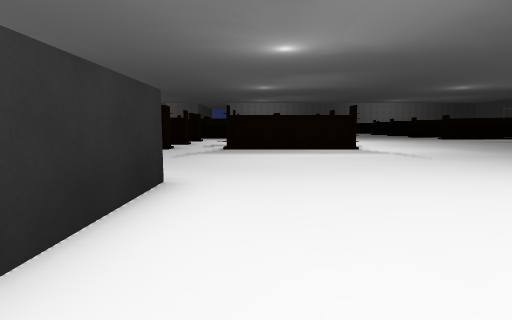
view 1 (above)

20 first-person views from a walk through a Unity game level. The camera is 1.3 m above the floor, tilts 6° down and sees 80° across. The floor is counted in squares, 2 m on a side. Each view is taken from the middle of a square. On the plan, view 1 faces up. The plan holds only what a view shows up to about 10 squares ahead; the rest is blank. The place goes on beyond the plan.

view 2
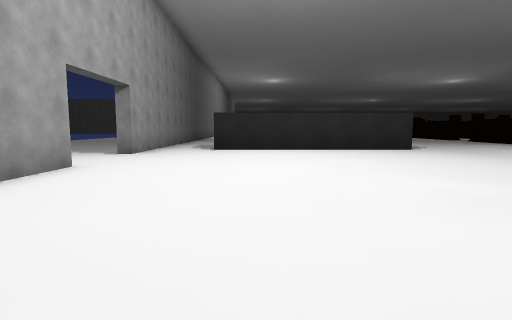

view 3
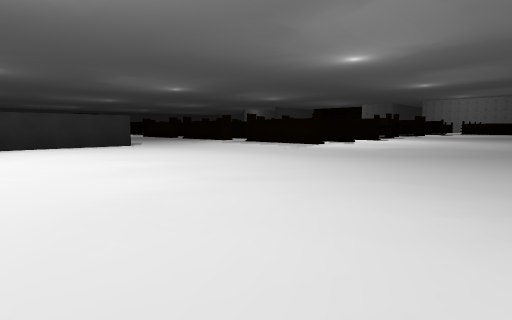

view 4
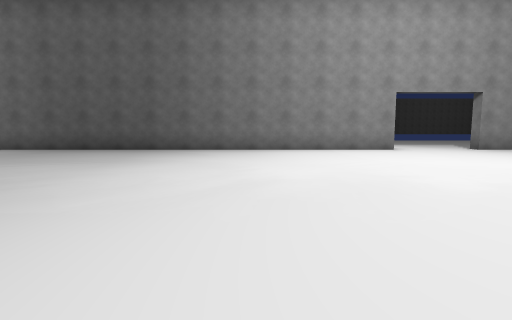

view 5
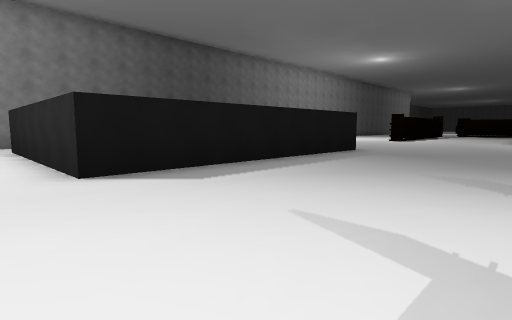

view 6
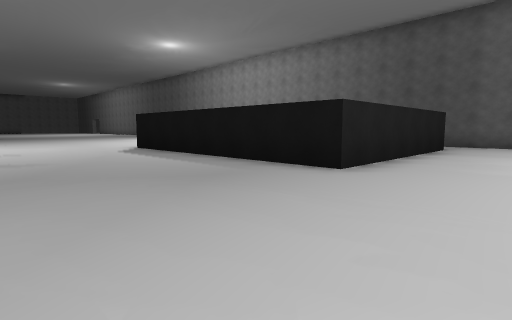

view 7
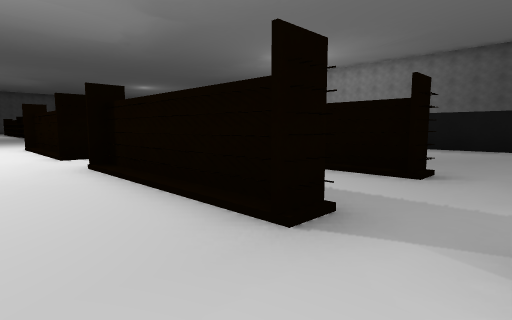

view 8
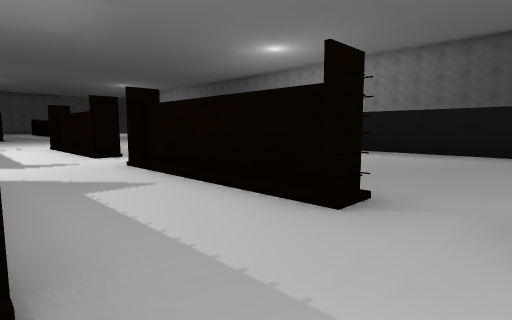

view 9
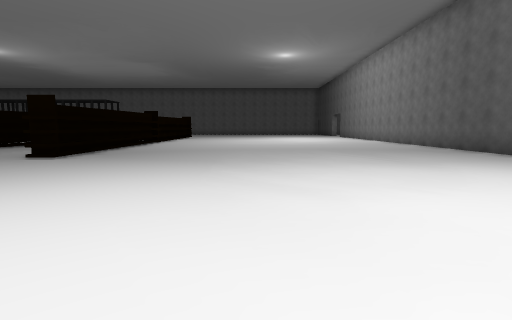

view 10
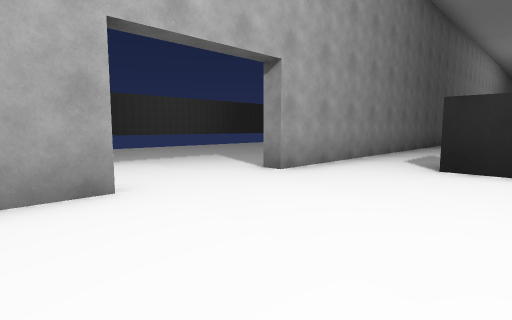

view 11
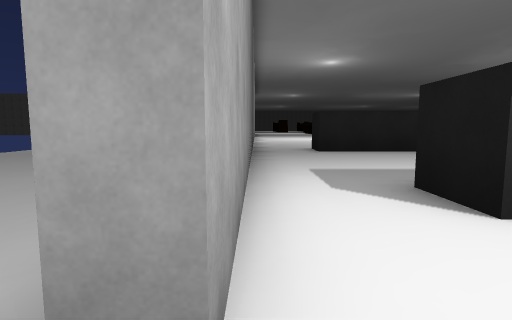

view 12
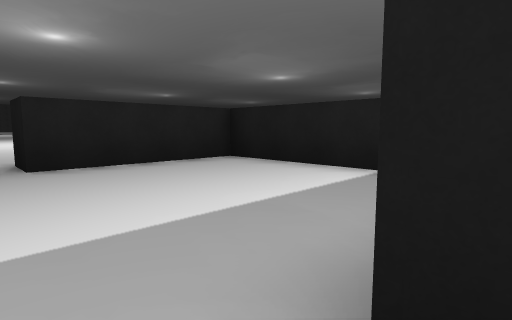

view 13
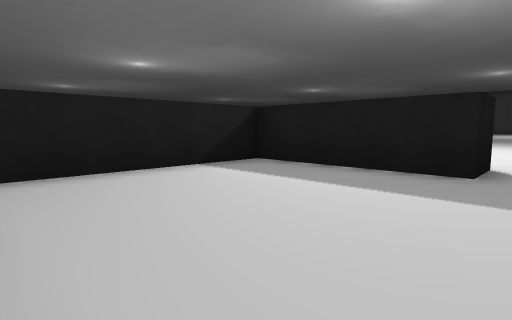

view 14
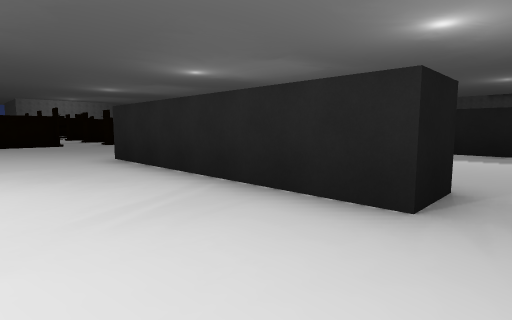

view 15
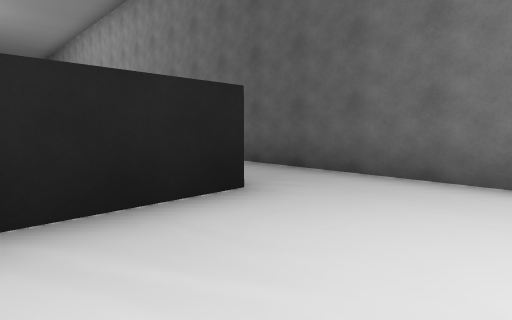

view 16
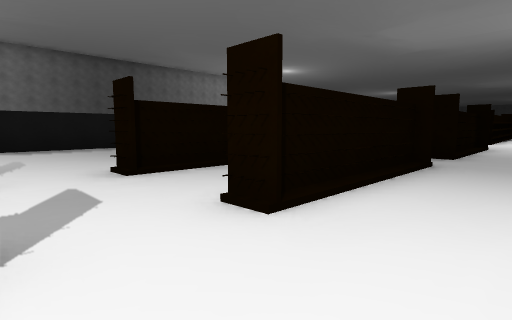

view 17
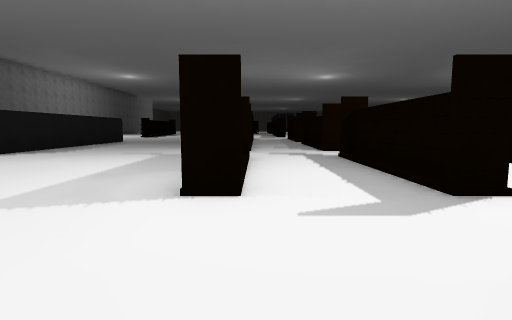

view 18
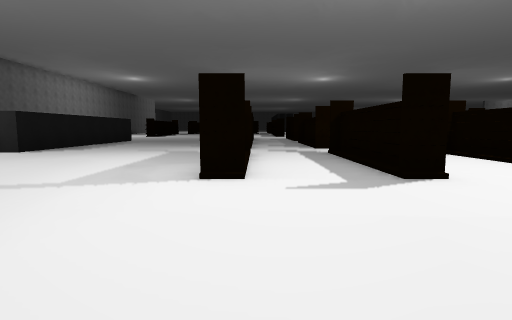

view 19
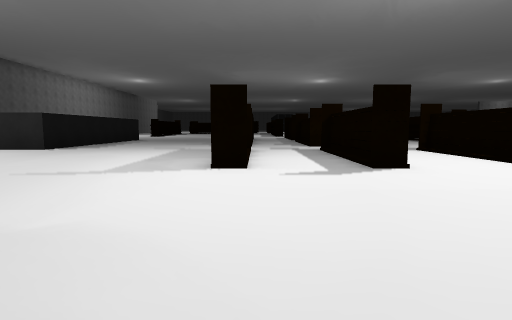

view 20
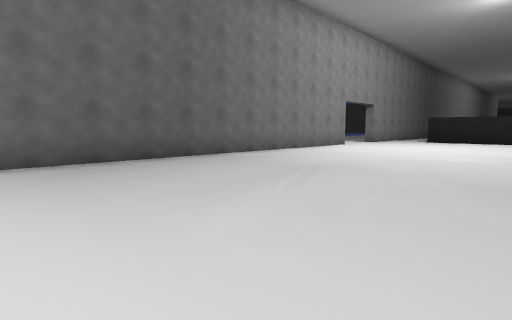

### Floor plan
Key: @ floor where view 1 was taken; # wall or solid block; . floor.
Columns run from 11 left of view 1 to 14 right of it. Each row starts with its distance up from view 1.
 14    .............
 13    ..............
 12    ..#   ..   #...
 11    ..................
 10    ..#   ..#   ......
  9  .....  .............
  8 .....................
  7 ......................
  6 ..........................
  5 ..........................
  4 ..........................
  3 ...########...............
  2 ...########...............
  1 ...#.....##...............
  0 ...#.....##@..............
 -1 ...#.....##...............
 -2 ...#.....##...............
 -3 ..........................
 -4 ############..############
 -5           .....
 -6          .....
 -7        .......
 -8       .......
 -9       .  ....
-10           ...

Positions as (right, up) in squares from view 1, and headings:
1: (0, 0), facing up
2: (8, -1), facing left
3: (10, -1), facing up-left
4: (7, 5), facing down
5: (0, 8), facing down-left
6: (-11, 8), facing down-right
7: (-8, 14), facing down-right
8: (-8, 12), facing down-right
9: (4, 2), facing right
10: (4, -1), facing down-left
11: (1, -4), facing left
12: (-2, -3), facing up-left
13: (-7, -3), facing up-right
14: (-11, -3), facing up-right
15: (-11, 0), facing down-right
16: (-1, 14), facing down-left
17: (6, 10), facing left
18: (7, 10), facing left
19: (8, 10), facing left
20: (14, 2), facing down-left
